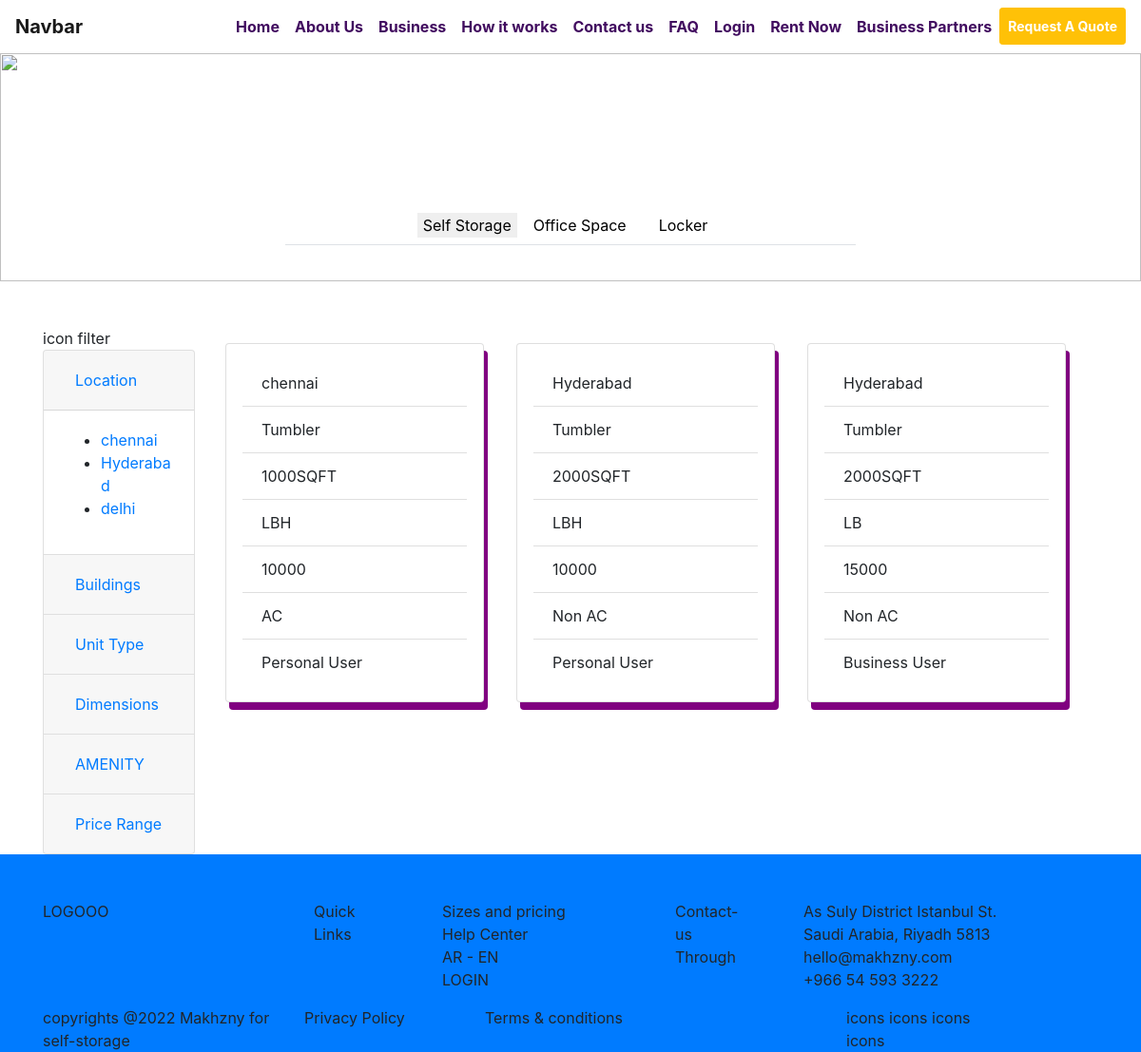
The app's page /buildings/Tumbler/ with its own data.
### rentnow/models.py (models this page shows, shortened)
class Units(models.Model):
    location = models.CharField(max_length=265)
    buildings = models.CharField(max_length=265)
    unitTypes = models.CharField(max_length=265)
    dimensions = models.CharField(max_length=265)
    priceRange = models.IntegerField()
    amenity = models.CharField(max_length=265)
    slug = models.SlugField(blank=True)
    date = models.DateTimeField(default=datetime.now, blank=True)
    userType = models.CharField(max_length=265, choices=User_CHOICES, default=User_CHOICES[0][0])

### rentnow/views.py (the view)
# urls.py: path('buildings/<str:buildings>/', views.BuildingsBiased, name="getBuildings"),
def BuildingsBiased(request, buildings):
    getAllBuildings = Units.objects.filter(buildings=buildings)
    return render(request, "home/filtered.html", {"units": getAllBuildings})

### templates/home/filtered.html (shortened to what this page needs)
{% extends 'baselayout.html' %}
{% block content %}
{% for unit in units %}
<div class="card" style="width: 17rem; margin:17px; padding:17px;box-shadow:4px 8px purple;">
  <ul class="list-group list-group-flush">
    <li class="list-group-item">  {{unit.location}}</li>
    <li class="list-group-item">  {{unit.buildings}}</li>
    <li class="list-group-item"> {{unit.unitTypes}}</li>
      <li class="list-group-item">  {{unit.dimensions}}</li>
    <li class="list-group-item"> {{unit.priceRange}}</li>
    <li class="list-group-item"> {{unit.amenity}}</li>
    <li class="list-group-item"> {{unit.userType}}</li>
  </ul>
</div>
{% endfor %}
{% endblock %}

### records on screen
Units: location "chennai", buildings "Tumbler", unitTypes "1000SQFT", dimensions "LBH", priceRange "10000", amenity "AC", userType "Personal User"
Units: location "Hyderabad", buildings "Tumbler", unitTypes "2000SQFT", dimensions "LBH", priceRange "10000", amenity "Non AC", userType "Personal User"
Units: location "Hyderabad", buildings "Tumbler", unitTypes "2000SQFT", dimensions "LB", priceRange "15000", amenity "Non AC", userType "Business User"
